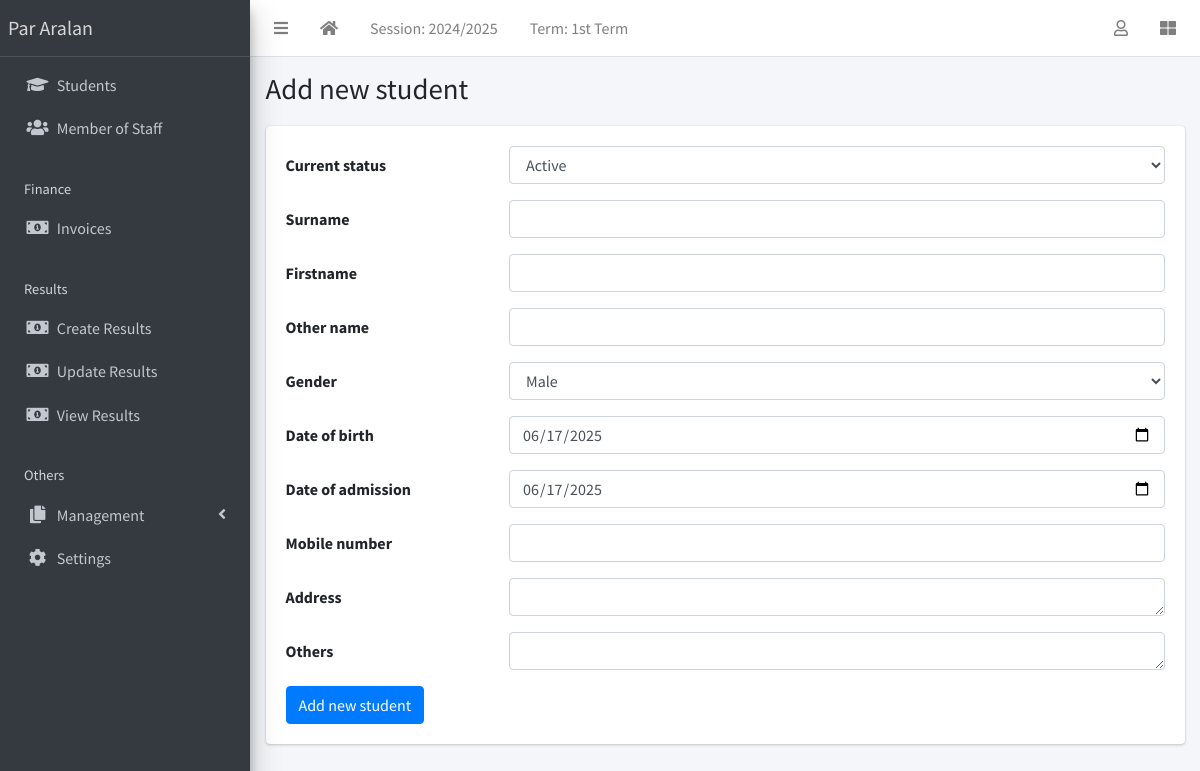
Page /staff/create/ on the committed database.
### apps/corecode/models.py (models this page shows, shortened)
class AcademicSession(models.Model):
    name = models.CharField(max_length=200, unique=True)
    current = models.BooleanField(default=True)
    class Meta:
        ordering = ["-name"]

class AcademicTerm(models.Model):
    name = models.CharField(max_length=20, unique=True)
    current = models.BooleanField(default=True)
    class Meta:
        ordering = ["name"]

class SiteConfig(models.Model):
    key = models.SlugField()
    value = models.CharField(max_length=200)

### apps/staffs/views.py (the view)
# urls.py: path("create/", StaffCreateView.as_view(), name="staff-create"),
class StaffCreateView(SuccessMessageMixin, CreateView):
    model = Staff
    fields = "__all__"
    success_message = "New staff successfully added"
    def get_form(self):
        form = super(StaffCreateView, self).get_form()
        form.fields["date_of_birth"].widget = widgets.DateInput(attrs={"type": "date"})
        form.fields["date_of_admission"].widget = widgets.DateInput(
            attrs={"type": "date"}
        )
        form.fields["address"].widget = widgets.Textarea(attrs={"rows": 1})
        form.fields["others"].widget = widgets.Textarea(attrs={"rows": 1})
        return form

### apps/corecode/context_processors.py (called while the page is built)
def site_defaults(request):
    current_session = AcademicSession.objects.get(current=True)
    current_term = AcademicTerm.objects.get(current=True)
    vals = SiteConfig.objects.all()
    contexts = {
        "current_session": current_session.name,
        "current_term": current_term.name,
    }
    for val in vals:
        contexts[val.key] = val.value
    return contexts

### apps/staffs/templates/staffs/staff_form.html (shortened to what this page needs)
{% extends 'base.html' %}
{% block title %}
  {% if object %}
    Update {{ object }}
  {% else %}
    Add new student
  {% endif %}
{% endblock title %}
{% block content %}
<form action="" method="POST">
  {% include 'corecode/form_snippet.html' %}
  {% if object %}
    <input type="submit" class="btn btn-primary" value="Update Record">
  {% else %}
    <input type="submit" class="btn btn-primary" value="Add new student">
  {% endif %}
</form>
{% endblock content %}

### templates/base.html (shortened to what this page needs)
{% load static %}
<!DOCTYPE html>
<html lang="en">
<head>
  <link rel="stylesheet" href="{% static 'plugins/fontawesome-free/css/all.min.css' %}">
  <link rel="stylesheet" href="{% static 'plugins/toastr/toastr.min.css' %}">
  <link rel="stylesheet"
    href="{% static 'plugins/overlayScrollbars/css/OverlayScrollbars.min.css' %}">
  <link rel="stylesheet" href="{% static 'plugins/Datatables/datatables.min.css' %}" />
  <link rel="stylesheet" href="{% static 'dist/css/adminlte.min.css' %}">
</head>
<body
  class="hold-transition sidebar-mini layout-fixed layout-navbar-fixed layout-footer-fixed">
  <div class="wrapper">
    <nav class="main-header navbar navbar-expand navbar-white navbar-light">
      <ul class="navbar-nav">
        <li class="nav-item">
          <a class="nav-link" data-widget="pushmenu" href="#" role="button"><i
              class="fas fa-bars"></i></a>
        </li>
        <li class="nav-item d-none d-sm-inline-block">
          <a href="{% url 'home' %} " class="nav-link"><i class="fa fa-home"></i></a>
        </li>
        <li class="nav-item d-none d-sm-inline-block">
          <a href="{% url 'current-session' %}" class="nav-link">Session: {{ current_session }}</a>
        </li>
        <li class="nav-item d-none d-sm-inline-block">
          <a href="{% url 'current-session' %}" class="nav-link">Term: {{ current_term }}</a>
        </li>
      </ul>
      <ul class="navbar-nav ml-auto">
        <li class="nav-item dropdown">
          <a class="nav-link" data-toggle="dropdown" href="#">
            <i class="far fa-user"></i>
          </a>
        </li>
        <li class="nav-item">
          <a class="nav-link" data-widget="control-sidebar" data-slide="true"
            href="#" role="button"><i class="fas fa-th-large"></i></a>
        </li>
      </ul>
    </nav>
    <aside class="main-sidebar sidebar-dark-primary elevation-4">
      <a href="{% url 'home' %}" class="brand-link">{{ school_name | default:"Par Aralan" }}</a>
      <div class="sidebar">
        <nav class="mt-2">
          <ul class="nav nav-pills nav-sidebar flex-column"
            data-widget="treeview" role="menu" data-accordion="false">
            <li class="nav-item">
              <a href="{% url 'student-list' %}" class="nav-link">
                <i class="nav-icon fas fa-graduation-cap"></i>
                <p>
                  Students
                </p>
              </a>
            </li>
            <li class="nav-item">
              <a href="{% url 'staff-list' %}" class="nav-link">
                <i class="nav-icon fas fa-users"></i>
                <p>
                  Member of Staff
                </p>
              </a>
            </li>
            <li class="nav-header">Finance</li>
            <li class="nav-item">
              <a href="{% url 'invoice-list' %}" class="nav-link">
                <i class="nav-icon fas fa-money-bill-alt"></i>
                <p>
                  Invoices
                </p>
              </a>
            </li>
            <li class="nav-header">Results</li>
            <li class="nav-item">
              <a href="{% url 'create-result' %}" class="nav-link">
                <i class="nav-icon fas fa-money-bill-alt"></i>
                <p>
                  Create Results
                </p>
              </a>
            </li>
            <li class="nav-item">
              <a href="{% url 'edit-results' %}" class="nav-link">
                <i class="nav-icon fas fa-money-bill-alt"></i>
                <p>
                  Update Results
                </p>
              </a>
            </li>
            <li class="nav-item">
              <a href="{% url 'view-results' %}" class="nav-link">
                <i class="nav-icon fas fa-money-bill-alt"></i>
                <p>
                  View Results
                </p>
              </a>
            </li>
            <li class="nav-header">Others</li>
            <li class="nav-item has-treeview">
              <a href="#" class="nav-link">
                <i class="nav-icon fas fa-copy"></i>
                <p>
                  Management
                  <i class="fas fa-angle-left right"></i>
                </p>
              </a>
            </li>
            <li class="nav-item">
              <a href="{% url 'configs' %}" class="nav-link">
                <i class="nav-icon fas fa-cog"></i>
                <p>
                  Settings
                </p>
              </a>
            </li>
          </ul>
        </nav>
      </div>
    </aside>
    <div class="content-wrapper">
      <section class="content-header">
        <div class="container-fluid">
          <div class="row mb-1">
            <div class="col-sm-8">
              <h1>{% block title %}{% endblock title %}</h1>
            </div>
            <div class="col-sm-4">
            </div>
          </div>
        </div>
      </section>
      <section class="content">
        <div class="container-fluid">
          <div class="row">
            <div class="col-md-12">
              {% block fullcard %}
              <div class="card">
                <div class="card-body">
                  <div class="row">
                    <div class="col">
                      {% block content %}
                      {% endblock content %}
                    </div>
                  </div>
                </div>
              </div>
              {% endblock fullcard %}
            </div>
          </div>
        </div>
      </section>
    </div>
  </div>
</body>
</html>

### rows in the picture
AcademicSession: name "2024/2025"
AcademicTerm: name "1st Term"
SiteConfig: value "Par Aralan"

### other values in the picture
{{ field.label }} "Current status" "Surname" "Firstname" "Other name" "Gender" "Date of birth" "Date of admission" "Mobile number" "Address" "Others"
